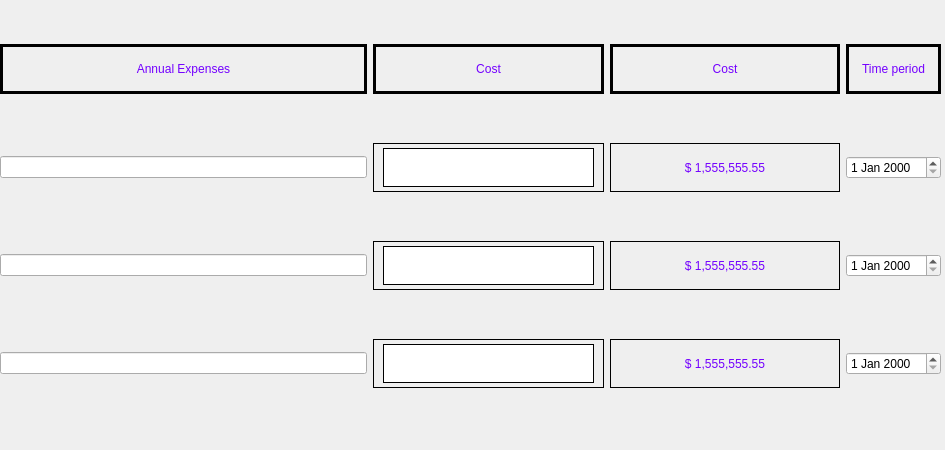
       <widget class="QWidget" name="scrollAreaWidgetContents_7">
        <property name="geometry">
         <rect>
          <x>0</x>
          <y>0</y>
          <width>945</width>
          <height>450</height>
         </rect>
        </property>
        <property name="minimumSize">
         <size>
          <width>0</width>
          <height>450</height>
         </size>
        </property>
        <widget class="QWidget" name="layoutWidget_5">
         <property name="geometry">
          <rect>
           <x>0</x>
           <y>1</y>
           <width>941</width>
           <height>431</height>
          </rect>
         </property>
         <layout class="QGridLayout" name="gridLayout_13">
          <item row="1" column="2">
           <widget class="QLabel" name="rent_mortgage_cost_label_3">
            <property name="minimumSize">
             <size>
              <width>230</width>
              <height>48</height>
             </size>
            </property>
            <property name="styleSheet">
             <string notr="true">font: 18pt &quot;Nirmala UI&quot;;
color: #7300ff;
border: 1px solid #000000;</string>
            </property>
            <property name="text">
             <string>$ 1,555,555.55</string>
            </property>
            <property name="alignment">
             <set>Qt::AlignCenter</set>
            </property>
           </widget>
          </item>
          <item row="4" column="1">
           <widget class="QFrame" name="add_frame_19">
            <property name="minimumSize">
             <size>
              <width>231</width>
              <height>49</height>
             </size>
            </property>
            <property name="styleSheet">
             <string notr="true">border: 1px solid #000000;
</string>
            </property>
            <property name="frameShape">
             <enum>QFrame::StyledPanel</enum>
            </property>
            <property name="frameShadow">
             <enum>QFrame::Raised</enum>
            </property>
            <widget class="QLineEdit" name="lineEdit_18">
             <property name="geometry">
              <rect>
               <x>10</x>
               <y>5</y>
               <width>211</width>
               <height>39</height>
              </rect>
             </property>
            </widget>
           </widget>
          </item>
          <item row="3" column="1">
           <widget class="QFrame" name="add_frame_18">
            <property name="minimumSize">
             <size>
              <width>231</width>
              <height>49</height>
             </size>
            </property>
            <property name="styleSheet">
             <string notr="true">border: 1px solid #000000;
</string>
            </property>
            <property name="frameShape">
             <enum>QFrame::StyledPanel</enum>
            </property>
            <property name="frameShadow">
             <enum>QFrame::Raised</enum>
            </property>
            <widget class="QLineEdit" name="lineEdit_6">
             <property name="geometry">
              <rect>
               <x>10</x>
               <y>5</y>
               <width>211</width>
               <height>39</height>
              </rect>
             </property>
            </widget>
           </widget>
          </item>
          <item row="3" column="3">
           <widget class="QDateEdit" name="dateEdit_2"/>
          </item>
          <item row="4" column="2">
           <widget class="QLabel" name="eating_out_cost_label_3">
            <property name="minimumSize">
             <size>
              <width>230</width>
              <height>48</height>
             </size>
            </property>
            <property name="styleSheet">
             <string notr="true">font: 18pt &quot;Nirmala UI&quot;;
color: #7300ff;
border: 1px solid #000000;</string>
            </property>
            <property name="text">
             <string>$ 1,555,555.55</string>
            </property>
            <property name="alignment">
             <set>Qt::AlignCenter</set>
            </property>
           </widget>
          </item>
          <item row="0" column="1">
           <widget class="QLabel" name="input_label_3">
            <property name="maximumSize">
             <size>
              <width>16777215</width>
              <height>50</height>
             </size>
            </property>
            <property name="styleSheet">
             <string notr="true">font: 18pt &quot;Nirmala UI&quot;;
color: #7300ff;
border: 2.5px solid #000000;</string>
            </property>
            <property name="text">
             <string>Cost</string>
            </property>
            <property name="alignment">
             <set>Qt::AlignCenter</set>
            </property>
           </widget>
          </item>
          <item row="1" column="0">
           <widget class="QLineEdit" name="lineEdit_19">
            <property name="maximumSize">
             <size>
              <width>400</width>
              <height>16777215</height>
             </size>
            </property>
           </widget>
          </item>
          <item row="4" column="0">
           <widget class="QLineEdit" name="lineEdit_21">
            <property name="maximumSize">
             <size>
              <width>400</width>
              <height>16777215</height>
             </size>
            </property>
           </widget>
          </item>
          <item row="1" column="1">
           <widget class="QFrame" name="add_frame_17">
            <property name="minimumSize">
             <size>
              <width>231</width>
              <height>49</height>
             </size>
            </property>
            <property name="styleSheet">
             <string notr="true">border: 1px solid #000000;
</string>
            </property>
            <property name="frameShape">
             <enum>QFrame::StyledPanel</enum>
            </property>
            <property name="frameShadow">
             <enum>QFrame::Raised</enum>
            </property>
            <widget class="QLineEdit" name="lineEdit_4">
             <property name="geometry">
              <rect>
               <x>10</x>
               <y>5</y>
               <width>211</width>
               <height>39</height>
              </rect>
             </property>
            </widget>
           </widget>
          </item>
          <item row="0" column="3">
           <widget class="QLabel" name="percentage_label_3">
            <property name="maximumSize">
             <size>
              <width>16777215</width>
              <height>50</height>
             </size>
            </property>
            <property name="styleSheet">
             <string notr="true">font: 18pt &quot;Nirmala UI&quot;;
color: #7300ff;
border: 2.5px solid #000000;</string>
            </property>
            <property name="text">
             <string>Time period</string>
            </property>
            <property name="alignment">
             <set>Qt::AlignCenter</set>
            </property>
           </widget>
          </item>
          <item row="0" column="0">
           <widget class="QLabel" name="Expenses_label_3">
            <property name="maximumSize">
             <size>
              <width>16777215</width>
              <height>50</height>
             </size>
            </property>
            <property name="styleSheet">
             <string notr="true">font: 18pt &quot;Nirmala UI&quot;;
color: #7300ff;
border: 2.5px solid #000000;</string>
            </property>
            <property name="text">
             <string>Annual Expenses</string>
            </property>
            <property name="alignment">
             <set>Qt::AlignCenter</set>
            </property>
           </widget>
          </item>
          <item row="3" column="0">
           <widget class="QLineEdit" name="lineEdit_20">
            <property name="maximumSize">
             <size>
              <width>400</width>
              <height>16777215</height>
             </size>
            </property>
           </widget>
          </item>
          <item row="1" column="3">
           <widget class="QDateEdit" name="dateEdit"/>
          </item>
          <item row="0" column="2">
           <widget class="QLabel" name="cost_label_3">
            <property name="maximumSize">
             <size>
              <width>16777215</width>
              <height>50</height>
             </size>
            </property>
            <property name="styleSheet">
             <string notr="true">font: 18pt &quot;Nirmala UI&quot;;
color: #7300ff;
border: 2.5px solid #000000;</string>
            </property>
            <property name="text">
             <string>Cost</string>
            </property>
            <property name="alignment">
             <set>Qt::AlignCenter</set>
            </property>
           </widget>
          </item>
          <item row="3" column="2">
           <widget class="QLabel" name="grocery_cost_label_3">
            <property name="minimumSize">
             <size>
              <width>230</width>
              <height>48</height>
             </size>
            </property>
            <property name="styleSheet">
             <string notr="true">font: 18pt &quot;Nirmala UI&quot;;
color: #7300ff;
border: 1px solid #000000;</string>
            </property>
            <property name="text">
             <string>$ 1,555,555.55</string>
            </property>
            <property name="alignment">
             <set>Qt::AlignCenter</set>
            </property>
           </widget>
          </item>
          <item row="4" column="3">
           <widget class="QDateEdit" name="dateEdit_3"/>
          </item>
         </layout>
        </widget>
       </widget>
